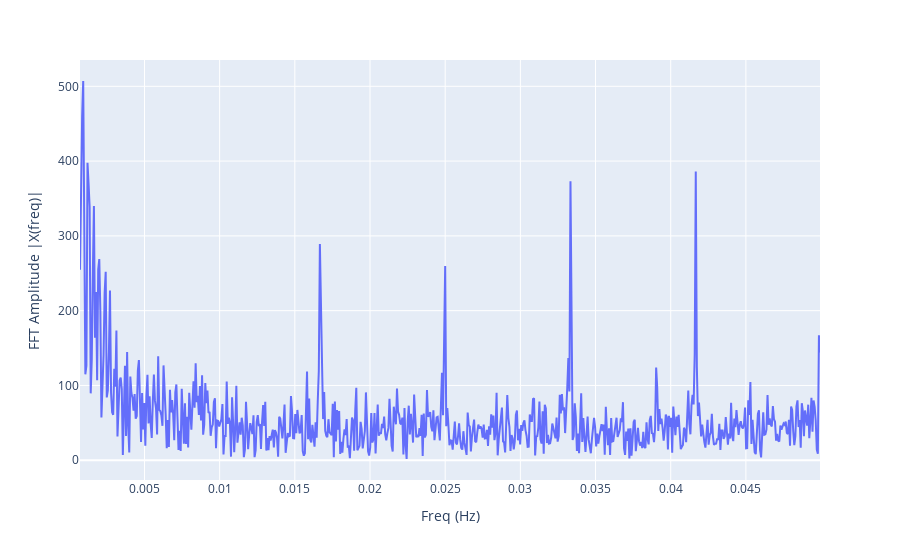

Notebook source saved alongside this figure:
### Code cell
dfxx = pd.DataFrame(D_xx, columns= ['Freq (Hz)'])
dfyy = pd.DataFrame(D_yy, columns= ['FFT Amplitude |X(freq)|'])
dfxy = pd.concat([dfxx,dfyy], axis=1)

px.line(dfxy, x="Freq (Hz)", y='FFT Amplitude |X(freq)|',  
                 title="")

### Figure 1 — Plotly figure (JSON) as saved in the notebook; plotly's stock layout.template omitted (floating-point values rounded to 4 significant figures; data arrays with more than 128 entries replaced by an {"elided": "..."} marker saying what was removed)
{"data": [{"hovertemplate": "Freq (Hz)=%{x}<br>FFT Amplitude |X(freq)|=%{y}<extra></extra>", "legendgroup": "", "line": {"color": "#636efa", "dash": "solid"}, "marker": {"symbol": "circle"}, "mode": "lines", "name": "", "orientation": "v", "showlegend": false, "type": "scatter", "x": {"elided": "692 float values"}, "xaxis": "x", "y": {"elided": "692 float values"}, "yaxis": "y"}], "layout": {"legend": {"tracegroupgap": 0}, "margin": {"t": 60}, "xaxis": {"anchor": "y", "domain": [0, 1], "title": {"text": "Freq (Hz)"}}, "yaxis": {"anchor": "x", "domain": [0, 1], "title": {"text": "FFT Amplitude |X(freq)|"}}}}
